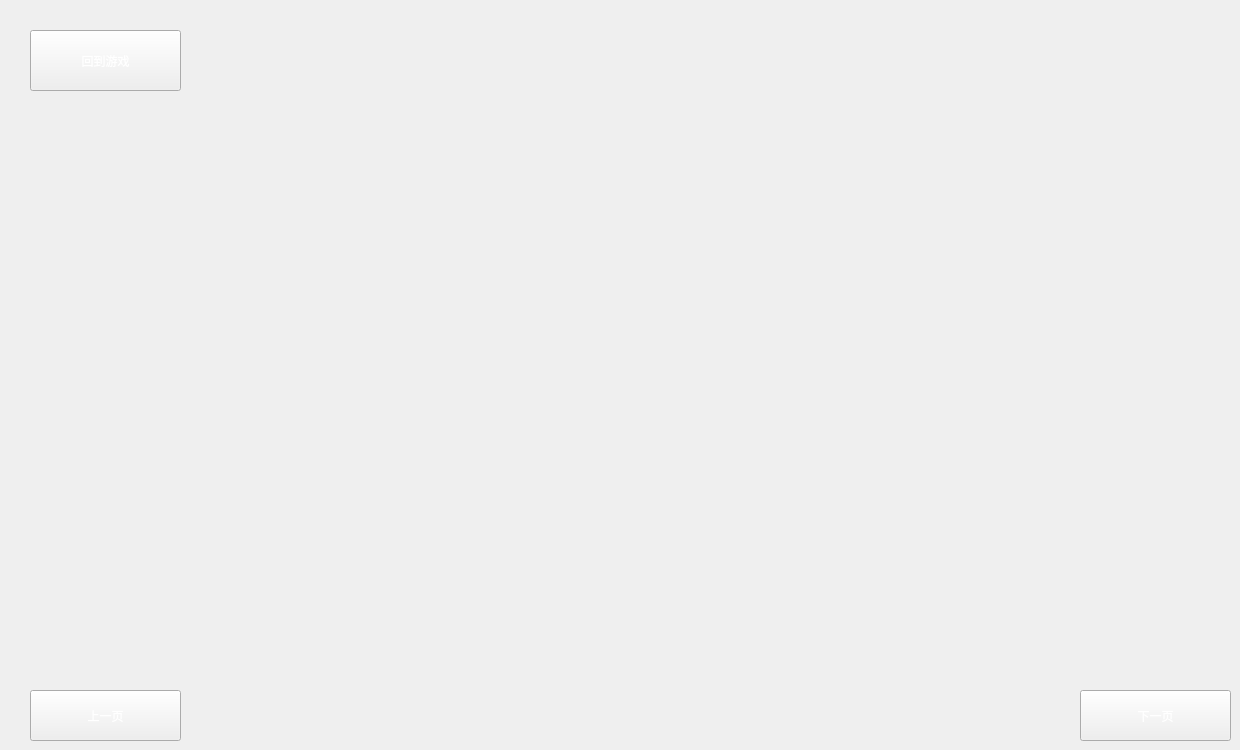
     <widget class="QWidget" name="help2">
      <property name="styleSheet">
       <string notr="true">background-image: url(:/help/img/balance.png);</string>
      </property>
      <widget class="QPushButton" name="pushButton_backhome_10">
       <property name="geometry">
        <rect>
         <x>30</x>
         <y>30</y>
         <width>151</width>
         <height>61</height>
        </rect>
       </property>
       <property name="styleSheet">
        <string notr="true">color: rgb(255, 255, 255);
font: 20pt &quot;华文琥珀&quot;;</string>
       </property>
       <property name="text">
        <string>回到游戏</string>
       </property>
      </widget>
      <widget class="QPushButton" name="pushButton_next_2">
       <property name="geometry">
        <rect>
         <x>1080</x>
         <y>690</y>
         <width>151</width>
         <height>51</height>
        </rect>
       </property>
       <property name="styleSheet">
        <string notr="true">color: rgb(255, 255, 255);
font: 20pt &quot;华文琥珀&quot;;</string>
       </property>
       <property name="text">
        <string>下一页</string>
       </property>
      </widget>
      <widget class="QPushButton" name="pushButton_up_1">
       <property name="geometry">
        <rect>
         <x>30</x>
         <y>690</y>
         <width>151</width>
         <height>51</height>
        </rect>
       </property>
       <property name="styleSheet">
        <string notr="true">color: rgb(255, 255, 255);
font: 20pt &quot;华文琥珀&quot;;</string>
       </property>
       <property name="text">
        <string>上一页</string>
       </property>
      </widget>
     </widget>
